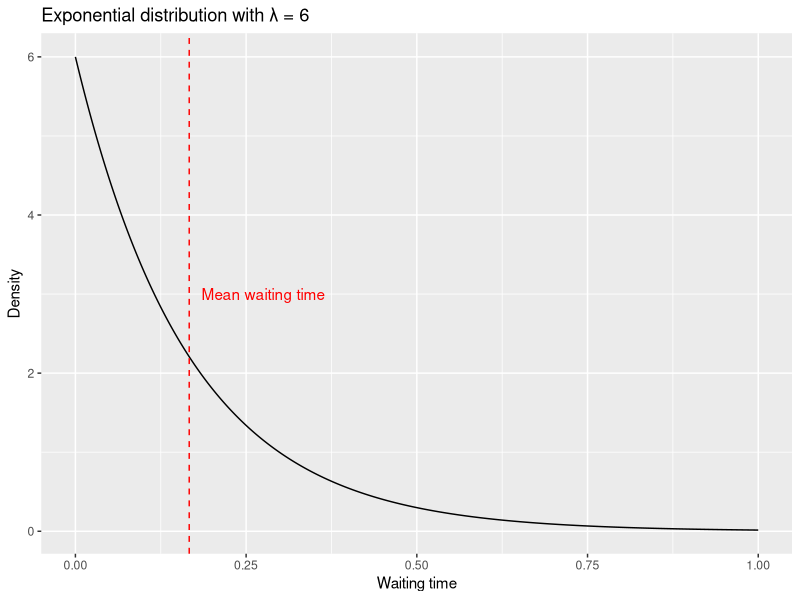

Generate this figure with R:
## ---- chunk 1

library(tidyverse)

## ---- chunk 2


lambda_s1 <- 6

x <- seq(0, 1, length.out = 1000)
y <- dexp(x, rate = lambda_s1)

meanwaitingtime <- data.frame(x = x, y = y)

p <- ggplot(meanwaitingtime, aes(x = x, y = y)) +
  geom_line() +
  geom_vline(aes(xintercept = 1/lambda_s1), linetype = "dashed", color = "red") +
  annotate("text", x = 1/lambda_s1, y = max(meanwaitingtime$y)/2, label = "Mean waiting time", hjust = -0.1, color = "red") +
  labs(x = "Waiting time", y = "Density", title = "Exponential distribution with λ = 6")


## ---- chunk 3
# Parameters
lambda_A <- 5  # Arrival rate (customers per hour)
lambda_S <- 6  # Service rate (customers per hour)
num_customers <- 1000  # Number of customers to simulate
num_simulations <- 3  # Number of simulations

# Function to run a single simulation and return the average wait time
run_simulation <- function() {
  # Simulate arrival times using Poisson process
  arrival_times <- cumsum(rexp(num_customers, lambda_A))
  
  # Initialize variables
  service_end_time <- 0
  wait_times <- numeric(num_customers)
  
  # Simulate the system
  for (i in 1:num_customers) {
    # Calculate service start time for current customer
    service_start_time <- max(arrival_times[i], service_end_time)
    
    # Calculate service end time for current customer
    service_end_time <- service_start_time + rexp(1, lambda_S)
    
    # Calculate wait time for current customer
    wait_times[i] <- service_start_time - arrival_times[i]
  }
  
  # Return wait times
  return(wait_times)
}

# Run simulations and collect wait times
wait_times_list <- lapply(1:num_simulations, function(x) replicate(num_simulations, run_simulation()))

# Calculate randomized average wait time for each simulation
randomized_avg_wait_times <- lapply(wait_times_list, function(wait_times_matrix) apply(wait_times_matrix, 2, mean))

# Calculate average wait time for each run
average_wait_times <- sapply(randomized_avg_wait_times, mean)

# Output average wait times for each run
cat("Average Wait Times for Each Run:", average_wait_times, "\n")

